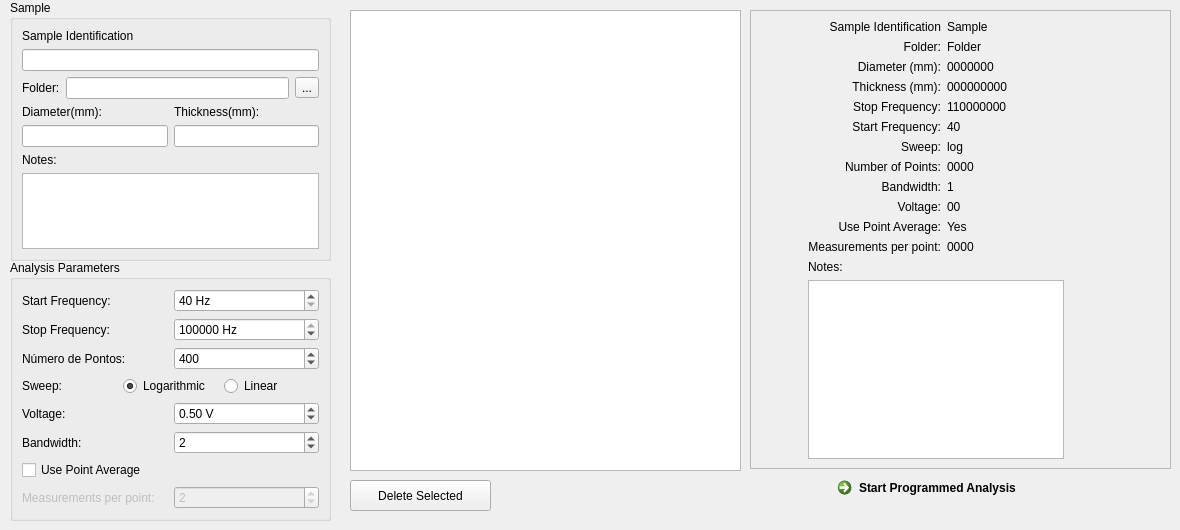
      <widget class="QWidget" name="tab_3">
       <attribute name="title">
        <string>Program Analysis</string>
       </attribute>
       <widget class="QGroupBox" name="groupBox_analise_3">
        <property name="enabled">
         <bool>true</bool>
        </property>
        <property name="geometry">
         <rect>
          <x>10</x>
          <y>260</y>
          <width>321</width>
          <height>261</height>
         </rect>
        </property>
        <property name="autoFillBackground">
         <bool>true</bool>
        </property>
        <property name="title">
         <string>Analysis Parameters</string>
        </property>
        <layout class="QVBoxLayout" name="verticalLayout_10">
         <item>
          <layout class="QVBoxLayout" name="verticalLayout_13">
           <item>
            <layout class="QHBoxLayout" name="horizontalLayout_29">
             <item>
              <widget class="QLabel" name="label_29">
               <property name="text">
                <string>Start Frequency:</string>
               </property>
              </widget>
             </item>
             <item>
              <widget class="QSpinBox" name="spin_freq_inicial_4">
               <property name="suffix">
                <string> Hz</string>
               </property>
               <property name="minimum">
                <number>40</number>
               </property>
               <property name="maximum">
                <number>110000000</number>
               </property>
              </widget>
             </item>
            </layout>
           </item>
           <item>
            <layout class="QHBoxLayout" name="horizontalLayout_28">
             <item>
              <widget class="QLabel" name="label_28">
               <property name="text">
                <string>Stop Frequency:</string>
               </property>
              </widget>
             </item>
             <item>
              <widget class="QSpinBox" name="spin_freq_final_4">
               <property name="suffix">
                <string> Hz</string>
               </property>
               <property name="minimum">
                <number>40</number>
               </property>
               <property name="maximum">
                <number>110000000</number>
               </property>
               <property name="value">
                <number>110000000</number>
               </property>
              </widget>
             </item>
            </layout>
           </item>
           <item>
            <layout class="QHBoxLayout" name="horizontalLayout_32">
             <item>
              <widget class="QLabel" name="label_31">
               <property name="text">
                <string>Número de Pontos:</string>
               </property>
              </widget>
             </item>
             <item>
              <widget class="QSpinBox" name="num_pontos_4">
               <property name="minimum">
                <number>1</number>
               </property>
               <property name="maximum">
                <number>800</number>
               </property>
               <property name="value">
                <number>400</number>
               </property>
              </widget>
             </item>
            </layout>
           </item>
           <item>
            <layout class="QHBoxLayout" name="horizontalLayout_31">
             <item>
              <widget class="QLabel" name="label_30">
               <property name="text">
                <string>Sweep:</string>
               </property>
              </widget>
             </item>
             <item alignment="Qt::AlignLeft">
              <widget class="QRadioButton" name="var_log_4">
               <property name="text">
                <string>Logarithmic</string>
               </property>
               <property name="checked">
                <bool>true</bool>
               </property>
               <property name="autoExclusive">
                <bool>true</bool>
               </property>
              </widget>
             </item>
             <item>
              <widget class="QRadioButton" name="var_lin_4">
               <property name="text">
                <string>Linear</string>
               </property>
              </widget>
             </item>
            </layout>
           </item>
           <item>
            <layout class="QHBoxLayout" name="horizontalLayout_34">
             <item>
              <widget class="QLabel" name="label_33">
               <property name="text">
                <string>Voltage:</string>
               </property>
              </widget>
             </item>
             <item>
              <widget class="QDoubleSpinBox" name="spinbox_tensao_4">
               <property name="prefix">
                <string/>
               </property>
               <property name="suffix">
                <string> V</string>
               </property>
               <property name="maximum">
                <double>42.000000000000000</double>
               </property>
               <property name="singleStep">
                <double>0.100000000000000</double>
               </property>
               <property name="value">
                <double>0.500000000000000</double>
               </property>
              </widget>
             </item>
            </layout>
           </item>
           <item>
            <layout class="QHBoxLayout" name="horizontalLayout_33">
             <item>
              <widget class="QLabel" name="label_32">
               <property name="text">
                <string>Bandwidth:</string>
               </property>
              </widget>
             </item>
             <item>
              <widget class="QSpinBox" name="spinbox_banda_4">
               <property name="minimum">
                <number>1</number>
               </property>
               <property name="maximum">
                <number>5</number>
               </property>
               <property name="value">
                <number>2</number>
               </property>
              </widget>
             </item>
            </layout>
           </item>
           <item>
            <widget class="QCheckBox" name="checkbox_ptavg_4">
             <property name="text">
              <string>Use Point Average</string>
             </property>
             <property name="checked">
              <bool>false</bool>
             </property>
            </widget>
           </item>
           <item>
            <layout class="QHBoxLayout" name="horizontalLayout_35">
             <item>
              <widget class="QLabel" name="label_34">
               <property name="enabled">
                <bool>false</bool>
               </property>
               <property name="text">
                <string>Measurements per point:</string>
               </property>
              </widget>
             </item>
             <item>
              <widget class="QSpinBox" name="spin_ptavg_4">
               <property name="enabled">
                <bool>false</bool>
               </property>
               <property name="minimum">
                <number>1</number>
               </property>
               <property name="maximum">
                <number>256</number>
               </property>
               <property name="value">
                <number>2</number>
               </property>
              </widget>
             </item>
            </layout>
           </item>
          </layout>
         </item>
        </layout>
       </widget>
       <widget class="QGroupBox" name="groupBox__amostra_2">
        <property name="enabled">
         <bool>true</bool>
        </property>
        <property name="geometry">
         <rect>
          <x>10</x>
          <y>0</y>
          <width>321</width>
          <height>261</height>
         </rect>
        </property>
        <property name="title">
         <string>Sample</string>
        </property>
        <layout class="QGridLayout" name="gridLayout_8">
         <item row="0" column="0">
          <layout class="QVBoxLayout" name="verticalLayout_7">
           <item>
            <layout class="QVBoxLayout" name="verticalLayout_14">
             <item>
              <widget class="QLabel" name="label_38">
               <property name="text">
                <string>Sample Identification</string>
               </property>
              </widget>
             </item>
             <item>
              <widget class="QLineEdit" name="amostra_id_2">
               <property name="inputMethodHints">
                <set>Qt::ImhNone</set>
               </property>
              </widget>
             </item>
            </layout>
           </item>
           <item>
            <layout class="QHBoxLayout" name="horizontalLayout_37">
             <item>
              <widget class="QLabel" name="label_37">
               <property name="text">
                <string>Folder:</string>
               </property>
              </widget>
             </item>
             <item>
              <widget class="QLineEdit" name="LineEdit_SavePath_2">
               <property name="readOnly">
                <bool>true</bool>
               </property>
              </widget>
             </item>
             <item>
              <widget class="QToolButton" name="toolbtn_savepath_2">
               <property name="text">
                <string>...</string>
               </property>
               <property name="toolButtonStyle">
                <enum>Qt::ToolButtonIconOnly</enum>
               </property>
               <property name="arrowType">
                <enum>Qt::NoArrow</enum>
               </property>
              </widget>
             </item>
            </layout>
           </item>
           <item>
            <layout class="QHBoxLayout" name="horizontalLayout_36">
             <item>
              <layout class="QVBoxLayout" name="verticalLayout_11">
               <item>
                <widget class="QLabel" name="label_35">
                 <property name="text">
                  <string>Diameter(mm):</string>
                 </property>
                </widget>
               </item>
               <item>
                <widget class="QLineEdit" name="tbox_diametro_2"/>
               </item>
              </layout>
             </item>
             <item>
              <layout class="QVBoxLayout" name="verticalLayout_12">
               <item>
                <widget class="QLabel" name="label_36">
                 <property name="text">
                  <string>Thickness(mm):</string>
                 </property>
                </widget>
               </item>
               <item>
                <widget class="QLineEdit" name="tbox_espessura_2"/>
               </item>
              </layout>
             </item>
            </layout>
           </item>
           <item>
            <widget class="QLabel" name="label_39">
             <property name="text">
              <string>Notes:</string>
             </property>
            </widget>
           </item>
           <item>
            <widget class="QPlainTextEdit" name="plainTextEdit_2">
             <property name="sizePolicy">
              <sizepolicy hsizetype="Preferred" vsizetype="Preferred">
               <horstretch>0</horstretch>
               <verstretch>0</verstretch>
              </sizepolicy>
             </property>
            </widget>
           </item>
          </layout>
         </item>
        </layout>
       </widget>
       <widget class="QListWidget" name="listWidget">
        <property name="geometry">
         <rect>
          <x>350</x>
          <y>10</y>
          <width>391</width>
          <height>461</height>
         </rect>
        </property>
       </widget>
       <widget class="QFrame" name="frame">
        <property name="geometry">
         <rect>
          <x>750</x>
          <y>10</y>
          <width>421</width>
          <height>459</height>
         </rect>
        </property>
        <property name="frameShape">
         <enum>QFrame::StyledPanel</enum>
        </property>
        <property name="frameShadow">
         <enum>QFrame::Raised</enum>
        </property>
        <layout class="QGridLayout" name="gridLayout">
         <item row="8" column="1">
          <widget class="QLabel" name="label_45">
           <property name="text">
            <string>Stop Frequency:</string>
           </property>
           <property name="alignment">
            <set>Qt::AlignRight|Qt::AlignTrailing|Qt::AlignVCenter</set>
           </property>
          </widget>
         </item>
         <item row="0" column="2" colspan="3">
          <widget class="QLabel" name="amostra_id_list">
           <property name="text">
            <string>Sample</string>
           </property>
           <property name="alignment">
            <set>Qt::AlignLeading|Qt::AlignLeft|Qt::AlignVCenter</set>
           </property>
          </widget>
         </item>
         <item row="2" column="1">
          <widget class="QLabel" name="label_42">
           <property name="text">
            <string>Folder:</string>
           </property>
           <property name="alignment">
            <set>Qt::AlignRight|Qt::AlignTrailing|Qt::AlignVCenter</set>
           </property>
          </widget>
         </item>
         <item row="9" column="2" colspan="3">
          <widget class="QLabel" name="freq_f_list">
           <property name="text">
            <string>40</string>
           </property>
           <property name="alignment">
            <set>Qt::AlignLeading|Qt::AlignLeft|Qt::AlignVCenter</set>
           </property>
          </widget>
         </item>
         <item row="0" column="0" colspan="2">
          <widget class="QLabel" name="label_43">
           <property name="text">
            <string>Sample Identification</string>
           </property>
           <property name="alignment">
            <set>Qt::AlignRight|Qt::AlignTrailing|Qt::AlignVCenter</set>
           </property>
          </widget>
         </item>
         <item row="2" column="2">
          <widget class="QLabel" name="pasta_list">
           <property name="text">
            <string>Folder</string>
           </property>
           <property name="alignment">
            <set>Qt::AlignLeading|Qt::AlignLeft|Qt::AlignVCenter</set>
           </property>
          </widget>
         </item>
         <item row="8" column="2">
          <widget class="QLabel" name="freq_i_list">
           <property name="text">
            <string>110000000</string>
           </property>
           <property name="alignment">
            <set>Qt::AlignLeading|Qt::AlignLeft|Qt::AlignVCenter</set>
           </property>
          </widget>
         </item>
         <item row="9" column="1">
          <widget class="QLabel" name="label_46">
           <property name="text">
            <string>Start Frequency:</string>
           </property>
           <property name="alignment">
            <set>Qt::AlignRight|Qt::AlignTrailing|Qt::AlignVCenter</set>
           </property>
          </widget>
         </item>
         <item row="15" column="0" colspan="2">
          <widget class="QLabel" name="label_52">
           <property name="text">
            <string>Use Point Average:</string>
           </property>
           <property name="alignment">
            <set>Qt::AlignRight|Qt::AlignTrailing|Qt::AlignVCenter</set>
           </property>
          </widget>
         </item>
         <item row="4" column="2">
          <widget class="QLabel" name="espessura_list">
           <property name="text">
            <string>000000000</string>
           </property>
           <property name="alignment">
            <set>Qt::AlignLeading|Qt::AlignLeft|Qt::AlignVCenter</set>
           </property>
          </widget>
         </item>
         <item row="10" column="1">
          <widget class="QLabel" name="label_47">
           <property name="text">
            <string>Sweep:</string>
           </property>
           <property name="alignment">
            <set>Qt::AlignRight|Qt::AlignTrailing|Qt::AlignVCenter</set>
           </property>
          </widget>
         </item>
         <item row="15" column="2" colspan="3">
          <widget class="QLabel" name="media_list">
           <property name="text">
            <string>Yes</string>
           </property>
           <property name="alignment">
            <set>Qt::AlignLeading|Qt::AlignLeft|Qt::AlignVCenter</set>
           </property>
          </widget>
         </item>
         <item row="3" column="1">
          <widget class="QLabel" name="label_40">
           <property name="text">
            <string>Diameter (mm):</string>
           </property>
           <property name="alignment">
            <set>Qt::AlignRight|Qt::AlignTrailing|Qt::AlignVCenter</set>
           </property>
          </widget>
         </item>
         <item row="4" column="1">
          <widget class="QLabel" name="label_41">
           <property name="text">
            <string>Thickness (mm):</string>
           </property>
           <property name="alignment">
            <set>Qt::AlignRight|Qt::AlignTrailing|Qt::AlignVCenter</set>
           </property>
          </widget>
         </item>
         <item row="3" column="2">
          <widget class="QLabel" name="diametro_list">
           <property name="text">
            <string>0000000</string>
           </property>
           <property name="alignment">
            <set>Qt::AlignLeading|Qt::AlignLeft|Qt::AlignVCenter</set>
           </property>
          </widget>
         </item>
         <item row="11" column="2">
          <widget class="QLabel" name="pontos_list">
           <property name="text">
            <string>0000</string>
           </property>
           <property name="alignment">
            <set>Qt::AlignLeading|Qt::AlignLeft|Qt::AlignVCenter</set>
           </property>
          </widget>
         </item>
         <item row="11" column="1">
          <widget class="QLabel" name="label_48">
           <property name="text">
            <string>Number of Points:</string>
           </property>
           <property name="alignment">
            <set>Qt::AlignRight|Qt::AlignTrailing|Qt::AlignVCenter</set>
           </property>
          </widget>
         </item>
         <item row="12" column="2">
          <widget class="QLabel" name="banda_list">
           <property name="text">
            <string>1</string>
           </property>
           <property name="alignment">
            <set>Qt::AlignLeading|Qt::AlignLeft|Qt::AlignVCenter</set>
           </property>
          </widget>
         </item>
         <item row="13" column="2">
          <widget class="QLabel" name="tensao_list">
           <property name="text">
            <string>00</string>
           </property>
           <property name="alignment">
            <set>Qt::AlignLeading|Qt::AlignLeft|Qt::AlignVCenter</set>
           </property>
          </widget>
         </item>
         <item row="13" column="1">
          <widget class="QLabel" name="label_50">
           <property name="text">
            <string>Voltage:</string>
           </property>
           <property name="alignment">
            <set>Qt::AlignRight|Qt::AlignTrailing|Qt::AlignVCenter</set>
           </property>
          </widget>
         </item>
         <item row="12" column="1">
          <widget class="QLabel" name="label_49">
           <property name="text">
            <string>Bandwidth:</string>
           </property>
           <property name="alignment">
            <set>Qt::AlignRight|Qt::AlignTrailing|Qt::AlignVCenter</set>
           </property>
          </widget>
         </item>
         <item row="16" column="1">
          <widget class="QLabel" name="label_51">
           <property name="enabled">
            <bool>true</bool>
           </property>
           <property name="text">
            <string>Measurements per point:</string>
           </property>
           <property name="alignment">
            <set>Qt::AlignRight|Qt::AlignTrailing|Qt::AlignVCenter</set>
           </property>
          </widget>
         </item>
         <item row="16" column="2">
          <widget class="QLabel" name="mpp_list">
           <property name="text">
            <string>0000</string>
           </property>
           <property name="alignment">
            <set>Qt::AlignLeading|Qt::AlignLeft|Qt::AlignVCenter</set>
           </property>
          </widget>
         </item>
         <item row="10" column="2">
          <widget class="QLabel" name="sweep_list">
           <property name="text">
            <string>log</string>
           </property>
           <property name="alignment">
            <set>Qt::AlignLeading|Qt::AlignLeft|Qt::AlignVCenter</set>
           </property>
          </widget>
         </item>
         <item row="17" column="1" colspan="2">
          <widget class="QLabel" name="label_44">
           <property name="text">
            <string>Notes:</string>
           </property>
          </widget>
         </item>
         <item row="18" column="1" colspan="2">
          <widget class="QTextBrowser" name="notas_list"/>
         </item>
        </layout>
        <zorder>amostra_id_list</zorder>
        <zorder>label_43</zorder>
        <zorder>freq_f_list</zorder>
        <zorder>label_52</zorder>
        <zorder>media_list</zorder>
        <zorder>label_42</zorder>
        <zorder>pasta_list</zorder>
        <zorder>label_40</zorder>
        <zorder>diametro_list</zorder>
        <zorder>label_41</zorder>
        <zorder>espessura_list</zorder>
        <zorder>label_45</zorder>
        <zorder>freq_i_list</zorder>
        <zorder>label_46</zorder>
        <zorder>label_47</zorder>
        <zorder>sweep_list</zorder>
        <zorder>pontos_list</zorder>
        <zorder>label_48</zorder>
        <zorder>banda_list</zorder>
        <zorder>label_49</zorder>
        <zorder>tensao_list</zorder>
        <zorder>label_50</zorder>
        <zorder>mpp_list</zorder>
        <zorder>label_51</zorder>
        <zorder>label_44</zorder>
        <zorder>notas_list</zorder>
       </widget>
       <widget class="QPushButton" name="pushButton">
        <property name="geometry">
         <rect>
          <x>350</x>
          <y>480</y>
          <width>141</width>
          <height>31</height>
         </rect>
        </property>
        <property name="text">
         <string>Delete Selected</string>
        </property>
       </widget>
       <widget class="QCommandLinkButton" name="commandLinkButton">
        <property name="geometry">
         <rect>
          <x>830</x>
          <y>470</y>
          <width>241</width>
          <height>41</height>
         </rect>
        </property>
        <property name="text">
         <string>Start Programmed Analysis</string>
        </property>
       </widget>
      </widget>
